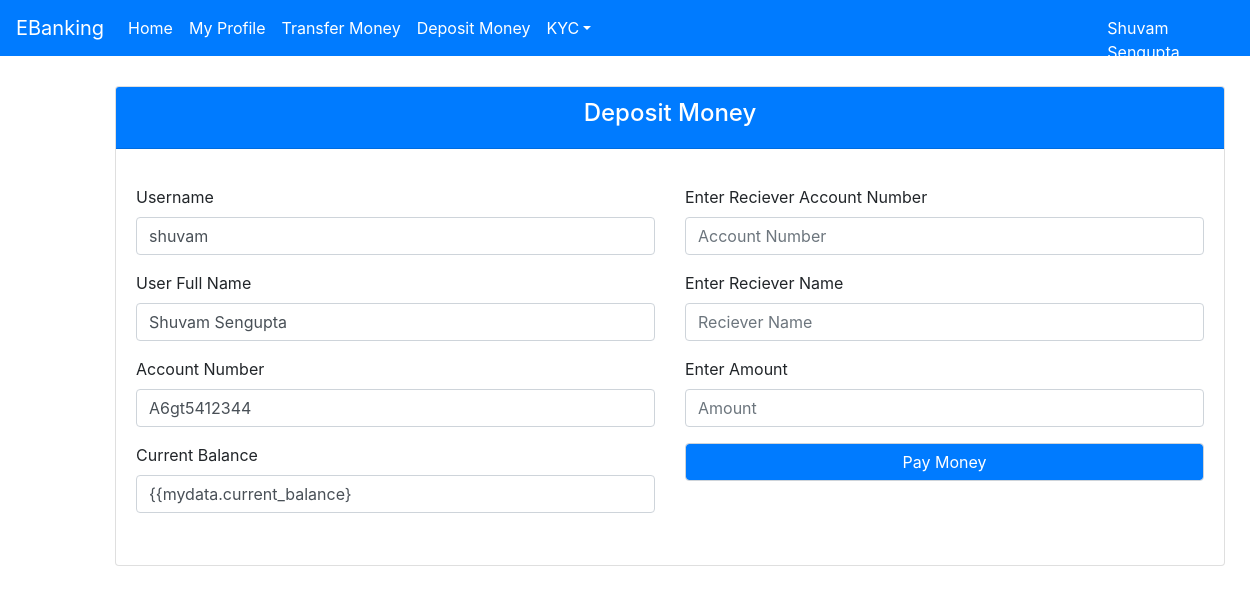
Before: /User/TransferMoney/1 with the older database file.
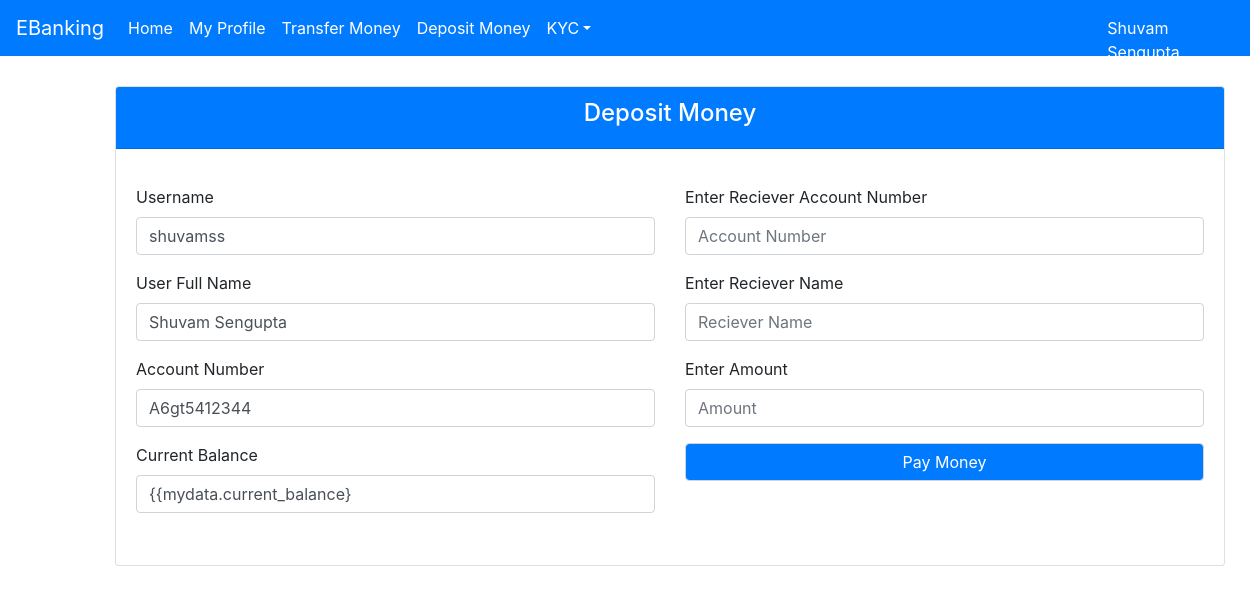
After: the same page with the newer database file.
### user/models.py (models this page shows, shortened)
class User(models.Model):
    user_name = models.CharField(max_length=50)
    fullname = models.CharField(max_length=120)
    address = models.TextField(max_length=200)
    user_phone = models.CharField(max_length=10)
    user_email = models.CharField(max_length=90)
    account_number = models.CharField(max_length=20)
    current_balance = models.CharField(max_length=10)
    password = models.CharField(max_length=20)

### user/views.py (the view)
# urls.py: path('TransferMoney/<id>',views.transfer,name="money_transfer"),
def transfer(request,id):
    user = User.objects.get(id=id)
    context = {}
    context['mydata'] = user
    return render(request,"transfer_money.html",context)

### user/templates/transfer_money.html (shortened to what this page needs)
{% extends 'dashboard.html' %}
{% block user_content %}
  <div class="container" style="margin-left:100px; margin-top: 30px;">
    <div class="row">
      <div class="col-12">
        <div class="card text-black mb-3">
          <div class="card-header bg-primary text-white"><h4>Deposit Money</h4></div>
          <div class="card-body">
            <p class="card-text">
                <form method="post">
                <fieldset>
                     <div class="row">
                         <div class="col">
                            <div class="form-group">
                                <label for="username"> Username</label>
                                <input type="text" class="form-control" id="username" name="username" placeholder="Username" value="{{mydata.user_name}}">
                              </div>
                              <div class="form-group">
                                <label for="fullname">User Full Name</label>
                                <input type="text" class="form-control" id="fullname" name="fullname" placeholder="Fullname" value="{{mydata.fullname}}">
                              </div>
                              <div class="form-group">
                                <label for="acnum">Account Number</label>
                                <input type="text" class="form-control" id="acnum" name="acnum" placeholder="Account Number" value="{{mydata.account_number}}">
                              </div>
                              <div class="form-group">
                                <label for="phone">Current Balance</label>
                                <input type="text" class="form-control" id="phone" name="phone" placeholder="Phone Number" value="{{mydata.current_balance}">
                              </div>
                         </div>
                         <div class="col">
                          <div class="form-group">
                            <label for="acnum">Enter Reciever Account Number</label>
                            <input type="text" class="form-control" id="acnum" name="acnum" placeholder="Account Number">
                          </div>
                            <div class="form-group">
                                <label for="rname">Enter Reciever Name</label>
                                <input type="email" class="form-control" id="rname" name="rname" placeholder="Reciever Name">
                              </div>
                              <div class="form-group">
                                <label for="balance">Enter Amount</label>
                                <input type="text" class="form-control" id="balance" name="balance" placeholder="Amount">
                              </div>
                              <div class="form-group">
                                <input type="submit" class="form-control bg-primary text-white"  name="submit" value="Pay Money">
                              </div>
                         </div>
                     </div>
                </fieldset>
</form>
            </p>
          </div>
      </div>
      </div>
      </div>
      </div>
{% endblock user_content %}

### user/templates/dashboard.html (shortened to what this page needs)
<!DOCTYPE html>
<html lang="en">
<head>
  <link rel="stylesheet" href="https://maxcdn.bootstrapcdn.com/bootstrap/4.5.2/css/bootstrap.min.css">
</head>
<body>
    <nav class="navbar navbar-expand-lg navbar-dark bg-primary">
        <a class="navbar-brand" href="#">EBanking</a>
        <div class="collapse navbar-collapse" id="navbarColor01">
          <ul class="navbar-nav mr-auto">
            <li class="nav-item active">
              <a class="nav-link" href="{% url 'user_dashboard' mydata.id %}">Home
              </a>
            </li>
            <li class="nav-item active">
              <a class="nav-link" href="{% url 'profile' mydata.id  %}">My Profile</a>
            </li>
            <li class="nav-item active">
              <a class="nav-link" href="{% url 'money_transfer' mydata.id  %}">Transfer Money</a>
            </li>
            <li class="nav-item active">
              <a class="nav-link" href="{% url 'deposit'  mydata.id %}">Deposit Money</a>
            </li>
            <li class="nav-item dropdown active">
              <a class="nav-link dropdown-toggle" data-toggle="dropdown" href="#" role="button" aria-haspopup="true" aria-expanded="false">KYC</a>
            </li>
            <li class="nav-item active">
              <a class="nav-link" href="#" style="margin-left: 500px; position: fixed;">{{mydata.fullname}}</a>
            </li>
          </ul>
        </div>
      </nav>
      {% block user_content%}
      {% endblock %}
</body>
</html>

Changed rows visible on the page:
changed User "Shuvam Sengupta": username "shuvam" → "shuvamss"
